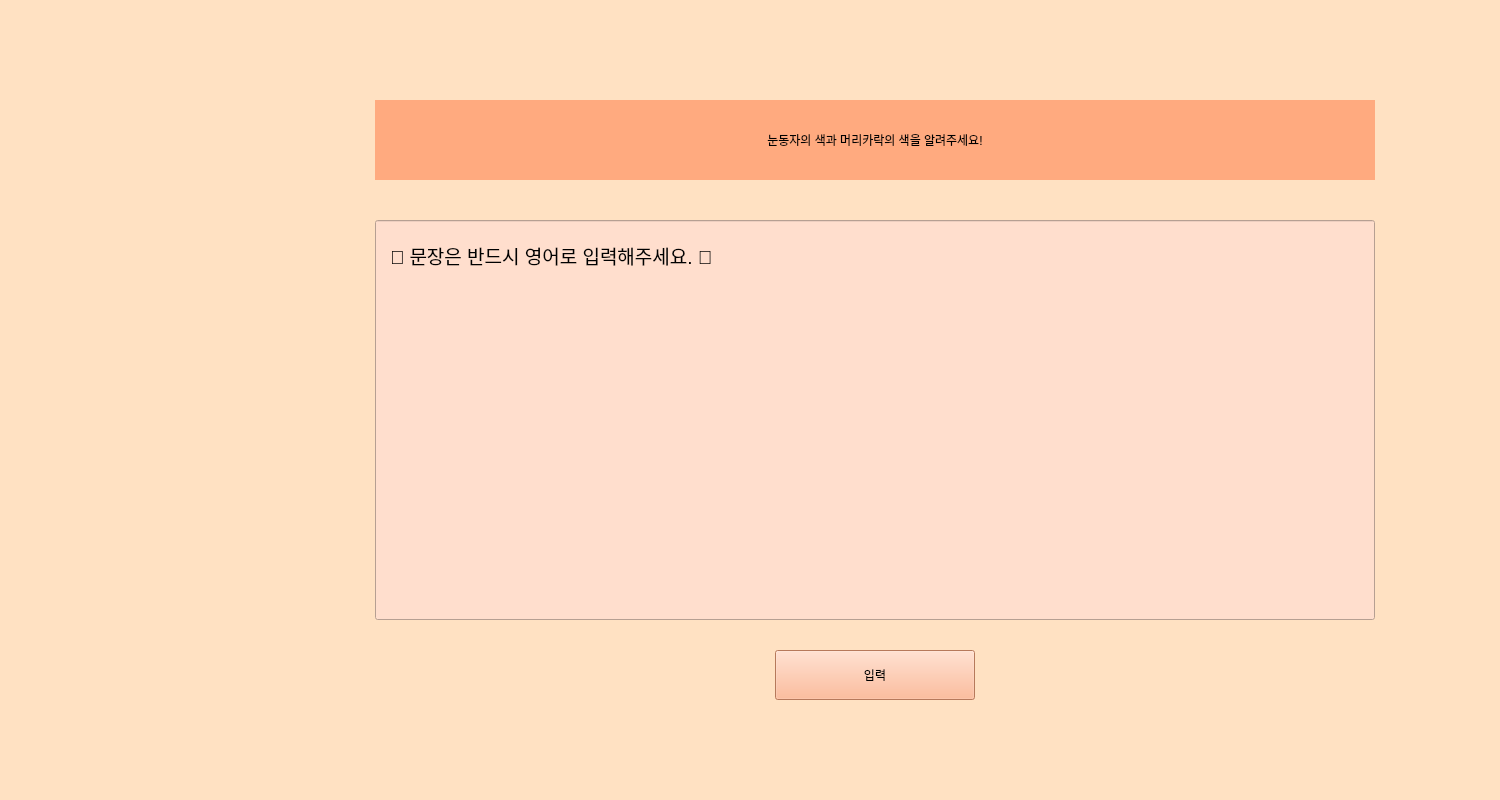
<?xml version="1.0" encoding="UTF-8"?>
<ui version="4.0">
 <class>MainWindow</class>
 <widget class="QMainWindow" name="MainWindow">
  <property name="geometry">
   <rect>
    <x>0</x>
    <y>0</y>
    <width>1500</width>
    <height>800</height>
   </rect>
  </property>
  <property name="maximumSize">
   <size>
    <width>1500</width>
    <height>800</height>
   </size>
  </property>
  <property name="windowTitle">
   <string>novelgirls</string>
  </property>
  <property name="styleSheet">
   <string notr="true">background-color: rgb(255, 225, 194);</string>
  </property>
  <widget class="QWidget" name="centralwidget">
   <widget class="QLineEdit" name="lineEdit">
    <property name="geometry">
     <rect>
      <x>375</x>
      <y>220</y>
      <width>1000</width>
      <height>400</height>
     </rect>
    </property>
    <property name="styleSheet">
     <string notr="true">font: 16pt &quot;08서울남산체 M&quot;;
gridline-color: rgb(255, 170, 127);
background-color: rgb(255, 222, 205);</string>
    </property>
   </widget>
   <widget class="QLabel" name="label">
    <property name="geometry">
     <rect>
      <x>375</x>
      <y>100</y>
      <width>1000</width>
      <height>80</height>
     </rect>
    </property>
    <property name="styleSheet">
     <string notr="true">font: 75 20pt &quot;나눔스퀘어라운드 Bold&quot;;
background-color: rgb(255, 170, 127)</string>
    </property>
    <property name="text">
     <string>&lt;html&gt;&lt;head/&gt;&lt;body&gt;&lt;p align=&quot;center&quot;&gt;눈동자의 색과 머리카락의 색을 알려주세요!&lt;/p&gt;&lt;/body&gt;&lt;/html&gt;</string>
    </property>
   </widget>
   <widget class="QPushButton" name="in_btn">
    <property name="geometry">
     <rect>
      <x>775</x>
      <y>650</y>
      <width>200</width>
      <height>50</height>
     </rect>
    </property>
    <property name="styleSheet">
     <string notr="true">background-color: rgb(255, 170, 127);
font: 81 20pt &quot;나눔스퀘어라운드 ExtraBold&quot;;</string>
    </property>
    <property name="text">
     <string>입력</string>
    </property>
   </widget>
   <widget class="QLabel" name="look_g">
    <property name="geometry">
     <rect>
      <x>125</x>
      <y>250</y>
      <width>250</width>
      <height>350</height>
     </rect>
    </property>
    <property name="text">
     <string>&lt;html&gt;&lt;head/&gt;&lt;body&gt;&lt;p&gt;&lt;br/&gt;&lt;/p&gt;&lt;/body&gt;&lt;/html&gt;</string>
    </property>
   </widget>
   <widget class="QLabel" name="label_2">
    <property name="geometry">
     <rect>
      <x>390</x>
      <y>230</y>
      <width>501</width>
      <height>51</height>
     </rect>
    </property>
    <property name="styleSheet">
     <string notr="true">font: 16pt &quot;08서울남산체 M&quot;;
background-color: rgb(255, 222, 205);</string>
    </property>
    <property name="text">
     <string>&lt;html&gt;&lt;head/&gt;&lt;body&gt;&lt;p&gt;&lt;span style=&quot; font-size:14pt;&quot;&gt;🚨 문장은 반드시 영어로 입력해주세요. 🚨&lt;/span&gt;&lt;/p&gt;&lt;/body&gt;&lt;/html&gt;</string>
    </property>
   </widget>
   <zorder>in_btn</zorder>
   <zorder>look_g</zorder>
   <zorder>label</zorder>
   <zorder>lineEdit</zorder>
   <zorder>label_2</zorder>
  </widget>
  <widget class="QStatusBar" name="statusbar"/>
 </widget>
 <resources/>
 <connections/>
</ui>
